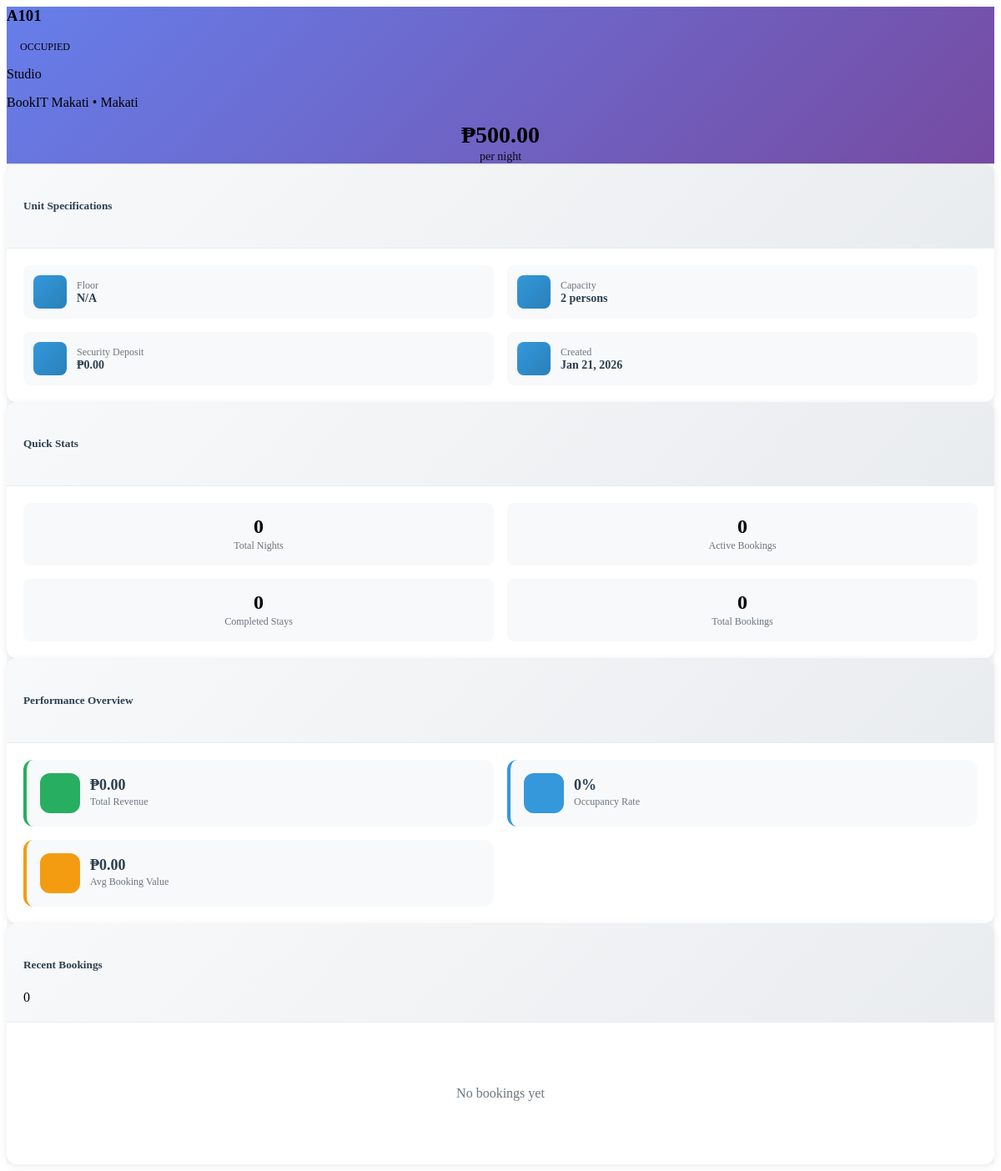
Screenshot of /admin/get_unit_details.php?unit_id=1 (signed in) with the database file from the repository.
### tables this page shows
CREATE TABLE IF NOT EXISTS `units` (
  `unit_id` int NOT NULL AUTO_INCREMENT,
  `branch_id` int NOT NULL,
  `unit_number` varchar(20) NOT NULL,
  `unit_type` varchar(50) NOT NULL,
  `floor_number` int DEFAULT NULL,
  `monthly_rate` decimal(10,2) NOT NULL,
  `security_deposit` decimal(10,2) DEFAULT '0.00',
  `is_available` tinyint(1) DEFAULT '1',
  `description` text,
  `building_name` varchar(255) DEFAULT NULL,
  `street_address` varchar(255) DEFAULT NULL,
  `city` varchar(100) DEFAULT NULL,
  `address_hash` varchar(64) DEFAULT NULL,
  `latitude` decimal(10,8) DEFAULT NULL,
  `longitude` decimal(11,8) DEFAULT NULL,
  `max_occupancy` int DEFAULT '2',
  `created_at` timestamp NULL DEFAULT CURRENT_TIMESTAMP,
  `bedrooms` int DEFAULT NULL,
  `host_id` int DEFAULT NULL,
  `unit_name` varchar(255) DEFAULT NULL,
  `instant_booking` tinyint(1) DEFAULT '0',
  `approval_status` enum('pending','approved','rejected') DEFAULT 'pending',
  `rejection_reason` text,
  `sqm` decimal(10,2) DEFAULT NULL,
  `bed_type` varchar(50) DEFAULT NULL,
  `num_beds` int DEFAULT '1',
  `num_bathrooms` int DEFAULT '1',
  `pricing_type` enum('daily','monthly') DEFAULT 'monthly',
  PRIMARY KEY (`unit_id`),
  KEY `branch_id` (`branch_id`)
);

CREATE TABLE IF NOT EXISTS `branches` (
  `branch_id` int NOT NULL AUTO_INCREMENT,
  `branch_name` varchar(100) NOT NULL,
  `address` text NOT NULL,
  `city` varchar(50) NOT NULL,
  `contact_number` varchar(20) DEFAULT NULL,
  `email` varchar(100) DEFAULT NULL,
  `manager_id` int DEFAULT NULL,
  `is_active` tinyint(1) DEFAULT '1',
  `created_at` timestamp NULL DEFAULT CURRENT_TIMESTAMP,
  `latitude` decimal(10,7) DEFAULT NULL,
  `longitude` decimal(10,7) DEFAULT NULL,
  `host_id` int DEFAULT NULL,
  PRIMARY KEY (`branch_id`),
  KEY `manager_id` (`manager_id`),
  KEY `branches_host_id_index` (`host_id`)
);

### config/db.php (called while the page is built, shortened)
<?php
$conn = new mysqli(DB_HOST, DB_USER, DB_PASS, DB_NAME);
if (!function_exists('get_single_result')) {
    function get_single_result($sql, $params = []) {
        global $conn;
        $stmt = $conn->prepare($sql);
        if (!empty($params)) {
            $types = '';
            $bind_params = [];
            foreach ($params as $param) {
                if ($param === null) {
                    $types .= 's';
                    $bind_params[] = null;
                } elseif (is_int($param)) {
                    $types .= 'i';
                    $bind_params[] = $param;
                } elseif (is_float($param)) {
                    $types .= 'd';
                    $bind_params[] = $param;
                } else {
                    $types .= 's';
                    $bind_params[] = (string)$param;
                }
            }
            $bind_refs = [$types];
            foreach ($bind_params as $key => $val) {
                $bind_refs[$key + 1] = &$bind_params[$key];
            }
            if (!call_user_func_array([$stmt, 'bind_param'], $bind_refs)) {
                error_log("Bind param failed: " . $stmt->error);
                $stmt->close();
                return false;
            }
        }
        if (!$stmt->execute()) {
            error_log("Execute failed: " . $stmt->error);
            $stmt->close();
            return false;
        }
        $result = $stmt->get_result();
        $row = null;
        if ($result && $result->num_rows > 0) {
            $row = $result->fetch_assoc();
        }
        return $row;
    }
}
if (!function_exists('get_multiple_results')) {
    function get_multiple_results($sql, $params = []) {
        global $conn;
        $stmt = $conn->prepare($sql);
        if (!empty($params)) {
            $types = '';
            $bind_params = [];
            foreach ($params as $param) {
                if ($param === null) {
                    $types .= 's';
                    $bind_params[] = null;
                } elseif (is_int($param)) {
                    $types .= 'i';
                    $bind_params[] = $param;
                } elseif (is_float($param)) {
                    $types .= 'd';
                    $bind_params[] = $param;
                } else {
                    $types .= 's';
                    $bind_params[] = (string)$param;
                }
            }
            $bind_refs = [$types];
            foreach ($bind_params as $key => $val) {
                $bind_refs[$key + 1] = &$bind_params[$key];
            }
            if (!call_user_func_array([$stmt, 'bind_param'], $bind_refs)) {
                error_log("Bind param failed: " . $stmt->error);
                $stmt->close();
                return [];
            }
        }
        if (!$stmt->execute()) {
            error_log("Execute failed: " . $stmt->error);
            $stmt->close();
            return [];
        }
        $result = $stmt->get_result();
        $results = [];
        return $results;
    }
}
?>

### admin/get_unit_details.php (the view, shortened to what this page needs)
<?php
include_once '../config/db.php';
$unit_id = (int)$_GET['unit_id'];
$unit = get_single_result("
    SELECT u.*, b.branch_name, b.city as location, b.address
    FROM units u
    LEFT JOIN branches b ON u.branch_id = b.branch_id
    WHERE u.unit_id = ?
", [$unit_id]);
$metrics = get_single_result("
    SELECT
        COUNT(*) as total_bookings,
        COUNT(CASE WHEN status IN ('confirmed', 'checked_in') THEN 1 END) as active_bookings,
        COUNT(CASE WHEN status = 'completed' THEN 1 END) as completed_bookings,
        SUM(total_amount) as total_revenue
    FROM reservations
    WHERE unit_id = ?
", [$unit_id]);
$rating_data = get_single_result("SELECT AVG(rating) as avg_rating FROM reviews WHERE unit_id = ?", [$unit_id]);
$metrics['avg_rating'] = $rating_data ? $rating_data['avg_rating'] : null;
$recent_bookings = get_multiple_results("
    SELECT r.reservation_id, r.check_in_date, r.check_out_date, r.status, r.total_amount, u.full_name as user_name
    FROM reservations r
    LEFT JOIN users u ON r.user_id = u.user_id
    WHERE r.unit_id = ?
    ORDER BY r.created_at DESC
    LIMIT 5
", [$unit_id]);
$occupancy_rate = $metrics['total_bookings'] > 0 ?
    min(round(($metrics['completed_bookings'] / $metrics['total_bookings']) * 100, 1), 100) : 0;
$avg_booking_value = $metrics['total_bookings'] > 0 ?
    round($metrics['total_revenue'] / $metrics['total_bookings'], 2) : 0;
$total_nights = get_single_result("
    SELECT SUM(DATEDIFF(check_out_date, check_in_date)) as total_nights
    FROM reservations
    WHERE unit_id = ? AND status = 'completed'
", [$unit_id]);
$total_nights = $total_nights['total_nights'] ?? 0;
?>
<div class="unit-header-gradient rounded-top p-4 mb-0 text-white">
    <div class="row align-items-center">
        <div class="col-md-8">
            <div class="d-flex align-items-center mb-2">
                <h3 class="mb-0 me-3"><?= htmlspecialchars($unit['unit_number']) ?></h3>
                <span class="badge status-badge-lg <?= $unit['is_available'] ? 'bg-success' : 'bg-warning' ?>">
                    <?= $unit['is_available'] ? 'AVAILABLE' : 'OCCUPIED' ?>
                </span>
            </div>
            <p class="mb-1">
                <i class="fas fa-home me-2"></i><?= htmlspecialchars($unit['unit_type']) ?>
            </p>
            <p class="mb-0 opacity-75">
                <i class="fas fa-map-marker-alt me-2"></i><?= htmlspecialchars($unit['branch_name']) ?> • <?= htmlspecialchars($unit['location'] ?? $unit['address'] ?? '') ?>
            </p>
        </div>
        <div class="col-md-4 text-end">
            <div class="price-display">
                <div class="price-amount">₱<?= number_format(($unit['monthly_rate'] ?? 0) / 30, 2) ?></div>
                <div class="price-period">per night</div>
            </div>
        </div>
    </div>
</div>
<div class="modal-body-content p-4">
    <div class="row">
        <div class="col-lg-6">
            <div class="info-card mb-4">
                <div class="card-header-custom">
                    <h5 class="mb-0">
                        Unit Specifications
                    </h5>
                </div>
                <div class="card-body-custom">
                    <div class="specs-grid">
                        <div class="spec-item">
                            <div class="spec-icon">
                            </div>
                            <div class="spec-info">
                                <div class="spec-label">Floor</div>
                                <div class="spec-value"><?= $unit['floor_number'] ?? 'N/A' ?></div>
                            </div>
                        </div>
                        <div class="spec-item">
                            <div class="spec-icon">
                            </div>
                            <div class="spec-info">
                                <div class="spec-label">Capacity</div>
                                <div class="spec-value"><?= $unit['max_occupancy'] ?> persons</div>
                            </div>
                        </div>
                        <div class="spec-item">
                            <div class="spec-icon">
                            </div>
                            <div class="spec-info">
                                <div class="spec-label">Security Deposit</div>
                                <div class="spec-value">₱<?= number_format($unit['security_deposit'], 2) ?></div>
                            </div>
                        </div>
                        <div class="spec-item">
                            <div class="spec-icon">
                            </div>
                            <div class="spec-info">
                                <div class="spec-label">Created</div>
                                <div class="spec-value"><?= date('M j, Y', strtotime($unit['created_at'])) ?></div>
                            </div>
                        </div>
                    </div>
                </div>
            </div>
            <div class="info-card">
                <div class="card-header-custom">
                    <h5 class="mb-0">
                        Quick Stats
                    </h5>
                </div>
                <div class="card-body-custom">
                    <div class="stats-grid">
                        <div class="stat-item">
                            <div class="stat-number text-primary"><?= $total_nights ?></div>
                            <div class="stat-label">Total Nights</div>
                        </div>
                        <div class="stat-item">
                            <div class="stat-number text-success"><?= $metrics['active_bookings'] ?></div>
                            <div class="stat-label">Active Bookings</div>
                        </div>
                        <div class="stat-item">
                            <div class="stat-number text-info"><?= $metrics['completed_bookings'] ?></div>
                            <div class="stat-label">Completed Stays</div>
                        </div>
                        <div class="stat-item">
                            <div class="stat-number text-warning"><?= $metrics['total_bookings'] ?></div>
                            <div class="stat-label">Total Bookings</div>
                        </div>
                    </div>
                </div>
            </div>
        </div>
        <div class="col-lg-6">
            <div class="info-card mb-4">
                <div class="card-header-custom">
                    <h5 class="mb-0">
                        Performance Overview
                    </h5>
                </div>
                <div class="card-body-custom">
                    <div class="performance-metrics-grid">
                        <div class="metric-card revenue">
                            <div class="metric-icon">
                            </div>
                            <div class="metric-content">
                                <div class="metric-value">₱<?= number_format($metrics['total_revenue'] ?? 0, 2) ?></div>
                                <div class="metric-label">Total Revenue</div>
                            </div>
                        </div>
                        <div class="metric-card occupancy">
                            <div class="metric-icon">
                            </div>
                            <div class="metric-content">
                                <div class="metric-value"><?= $occupancy_rate ?>%</div>
                                <div class="metric-label">Occupancy Rate</div>
                            </div>
                        </div>
                        <div class="metric-card value">
                            <div class="metric-icon">
                            </div>
                            <div class="metric-content">
                                <div class="metric-value">₱<?= number_format($avg_booking_value, 2) ?></div>
                                <div class="metric-label">Avg Booking Value</div>
                            </div>
                        </div>
                    </div>
                </div>
            </div>
            <div class="info-card">
                <div class="card-header-custom d-flex justify-content-between align-items-center">
                    <h5 class="mb-0">
                        Recent Bookings
                    </h5>
                    <span class="badge bg-primary"><?= count($recent_bookings) ?></span>
                </div>
                <div class="card-body-custom">
                    <?php if ($recent_bookings): ?>
                        <div class="bookings-list">
                            <?php foreach ($recent_bookings as $booking): ?>
                            <div class="booking-item">
                                <div class="booking-header">
                                    <div class="guest-name">
                                        <i class="fas fa-user me-2"></i>
                                        <?= htmlspecialchars($booking['user_name'] ?: 'Guest') ?>
                                    </div>
                                    <span class="booking-status badge bg-<?=
                                        $booking['status'] === 'confirmed' ? 'success' :
                                        ($booking['status'] === 'checked_in' ? 'primary' :
                                        ($booking['status'] === 'completed' ? 'secondary' : 'warning'))
                                    ?>">
                                        <?= ucfirst($booking['status']) ?>
                                    </span>
                                </div>
                                <div class="booking-dates">
                                    <small>
                                        <i class="fas fa-calendar me-1"></i>
                                        <?= date('M j, Y', strtotime($booking['check_in_date'])) ?> -
                                        <?= date('M j, Y', strtotime($booking['check_out_date'])) ?>
                                    </small>
                                </div>
                                <div class="booking-footer">
                                    <div class="booking-amount">
                                        ₱<?= number_format($booking['total_amount'], 2) ?>
                                    </div>
                                    <div class="booking-id">
                                        #B<?= str_pad($booking['reservation_id'], 4, '0', STR_PAD_LEFT) ?>
                                    </div>
                                </div>
                            </div>
                            <?php endforeach; ?>
                        </div>
                    <?php else: ?>
                        <div class="empty-state">
                            <p class="text-muted mb-0">No bookings yet</p>
                        </div>
                    <?php endif; ?>
                </div>
            </div>
        </div>
    </div>
</div>

### rows the page displays
units: unit_number "A101", unit_type "Studio", branch.branch_name "BookIT Makati", branch.city "Makati", ($unit['monthly_rate']??0)/30 "500.00", floor_number "N/A", max_occupancy "2", security_deposit "0.00", created_at "Jan 21, 2026"

### other values shown
$total_nights "0"
$metrics['active_bookings'] "0"
$metrics['completed_bookings'] "0"
$metrics['total_bookings'] "0"
$metrics['total_revenue'] "0.00"
$occupancy_rate "0"
$avg_booking_value "0.00"
count($recent_bookings) "0"
